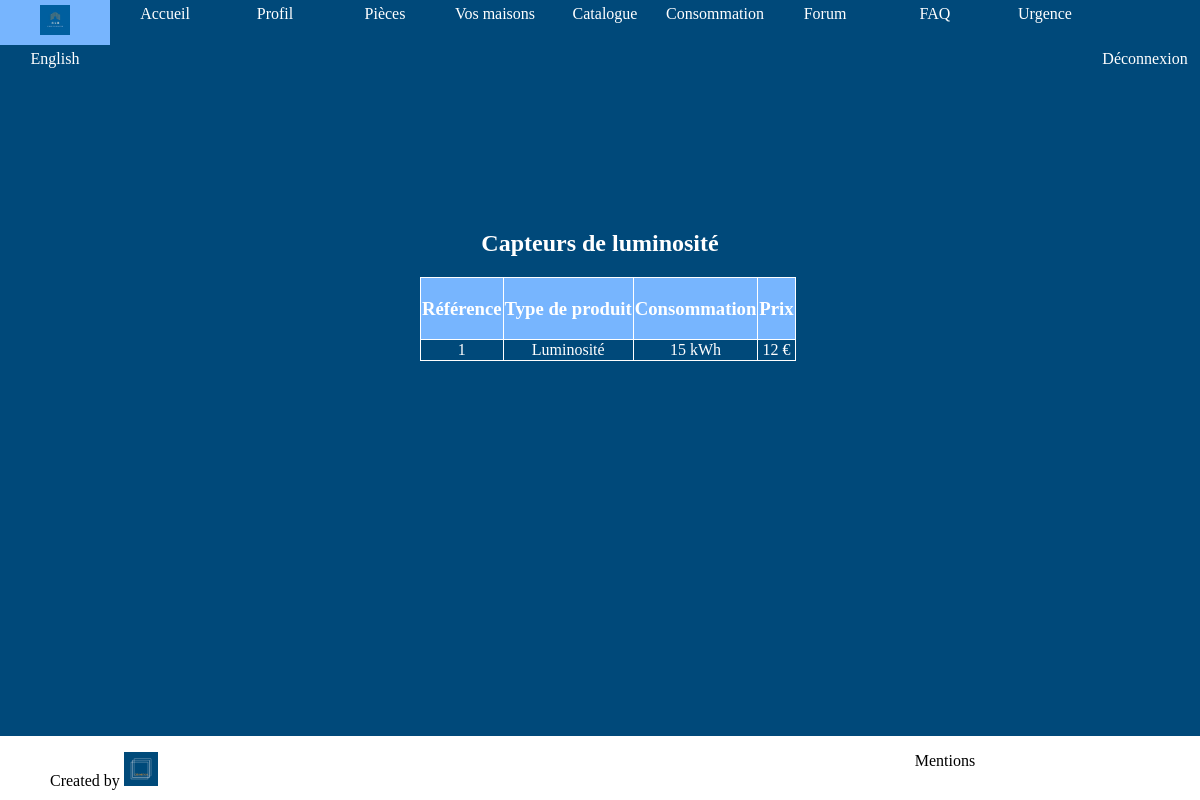
The app's page /index.php?action=lightSensors (signed in) with its own data.
### tables this page shows
CREATE TABLE `catalogue` (
  `idProduit` int(11) NOT NULL,
  `typeProduct` varchar(255) NOT NULL,
  `consumption` varchar(255) NOT NULL,
  `price` varchar(255) NOT NULL
);

### controllers/controller.php (called while the page is built, shortened)
<?php
require "models/model.php";
function lightSensors(){
    $sensors = getLightSensors()->fetchAll();
    require "views/lightSensors.php";
}

### models/model.php (called while the page is built, shortened)
<?php
function getLightSensors(){
    $db = dbConnect();
    $req = $db->query("SELECT * FROM catalogue WHERE typeProduct='Luminosité'");
    return $req;
}

### views/lightSensors.php (the view, shortened to what this page needs)
<!DOCTYPE html>
<html>
<head>
    <link rel="stylesheet" type="text/css" href="designs/css/sensors.css" />
</head>
<body>
<header>
    <?php require "header.php"?>
</header>
<section>
    <h1> <?php
        switch ($_SESSION['lang']){
            case 'fr':
                echo "Capteurs de luminosité";
                break;
        }
        ?></h1>
    <table>
        <thead>
        <tr>
            <td><h3><?php
                    switch ($_SESSION['lang']){
                        case 'fr':
                            echo "Référence";
                            break;
                    }
                    ?></h3></td>
            <td><h3><?php
                    switch ($_SESSION['lang']){
                        case 'fr':
                            echo "Type de produit";
                            break;
                    }
                    ?></h3></td>
            <td><h3><?php
                    switch ($_SESSION['lang']){
                        case 'fr':
                            echo "Consommation";
                            break;
                    }
                    ?></h3></td>
            <td><h3><?php
                    switch ($_SESSION['lang']){
                        case 'fr':
                            echo "Prix";
                            break;
                    }
                    ?></h3></td>
        </tr>
        </thead>
        <tbody>
        <?php foreach($sensors as $sensors) { ?>
            <tr>
                <td>
                    <a href="index.php?action=detailedSensors&id=<?=$sensors["idProduit"];?>"><?= $sensors["idProduit"];?>
                </td>
                <td>
                    <?= $sensors["typeProduct"];?>
                </td>
                <td>
                    <?= $sensors["consumption"];?> kWh
                </td>
                <td>
                    <?= $sensors["price"];?> €
                </td>
            </tr>
        <?php } ?>
        </tbody>
    </table>
</section>
<footer>
    <?php require "footer.php"?>
</footer>
</body>
</html>

### designs/css/sensors.css (style rules this page uses)
html,body { margin: 0; padding:0; width: 100%; background-color:#00497A; text-decoration: none; color:white; }
section { padding-top: 10%; text-align: center; }
h1 { color:white; text-align: center; }
table { border-collapse: collapse; text-align: center; margin-left: 35%; }
td { border: 1px solid white; text-align: center; }
thead { background-color:#77B5FE; text-align: center; }
a { text-decoration: none; color:white; }

### designs/css/header.css (style rules this page uses)
header { position: relative; margin: 0; font-family: LibreBaskerville; background-color:#00497A; }

### designs/css/footer.css (style rules this page uses)
footer { background-color: white; position:fixed; bottom:0; left:0; width: 100%; height: 8%; }

### records on screen
catalogue: idProduit "1", typeProduct "Luminosité", consumption "15", price "12"
